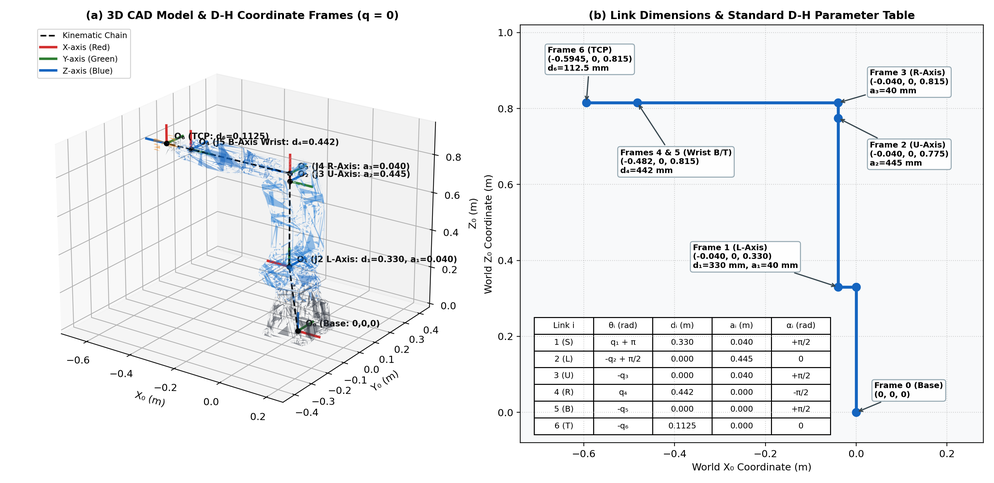
#> input picture report_figures/fig1_coordinate_frames_dh.png, 994 x 483 px, shrunk from 3080 x 1496 before the run, found by its file name
$ python build_pdf_report.py
#> lines starting #> are read from the running program, lines starting #| are printed output that depends on the picture
#!/usr/bin/env python3
"""Generates a multi-page A4 PDF report (Project_Report.pdf) with equations, tables, code snippets, and all 6 figures."""

import os
import matplotlib
matplotlib.use("Agg")
import matplotlib.pyplot as plt
from matplotlib.backends.backend_pdf import PdfPages
import matplotlib.image as mpimg

FIG_DIR = "/home/chirantha-akarsha/Robotics/report_figures"
PDF_PATH = "/home/chirantha-akarsha/Robotics/Project_Report.pdf"


def add_title_and_kinematics_page(pdf):
    fig = plt.figure(figsize=(8.27, 11.69), dpi=200)
    ax = fig.add_axes([0, 0, 1, 1])
    ax.axis("off")

    y = 0.95
    ax.text(0.5, y, "EN3563 — Robotics Mini Project Report", ha="center", va="top", fontsize=16, fontweight="bold", color="#0d47a1")
    y -= 0.03
    ax.text(0.5, y, "Implementation of a 6-DoF YASKAWA GP7 Robot Arm for Upright Pick-and-Place", ha="center", va="top", fontsize=11.5, fontweight="bold")
    y -= 0.025
    ax.text(0.5, y, "Group Members:   [Member 1 - Index No.]    |    [Member 2 - Index No.]    |    [Member 3 - Index No.]", ha="center", va="top", fontsize=9.5, color="#333")

    y -= 0.035
    ax.text(0.06, y, "1. Coordinate Frame Assignment & Denavit–Hartenberg (D-H) Parameter Table", fontsize=11, fontweight="bold", color="#0d47a1")
    y -= 0.022
    intro_txt = (
        "The YASKAWA GP7 6-DoF manipulator is placed at the origin (0, 0, 0). Box A (30 cm × 30 cm × 20 cm) is placed at\n"
        "(0.5 m, 0.5 m, 0) and Box B (5 cm × 5 cm × 5 cm) is placed at a random reachable ground coordinate (x_B, y_B, 0).\n"
        "Dimensions measured from the SolidWorks CAD / URDF model: d₁ = 0.330 m, a₁ = 0.040 m, a₂ = 0.445 m, a₃ = 0.040 m,\n"
        "d₄ = 0.442 m, and d₆ = 0.1125 m (wrist center to parallel-jaw gripper Tool Center Point)."
    )
    ax.text(0.06, y, intro_txt, va="top", fontsize=8.8, linespacing=1.35)

    # D-H Table
    table_data = [
        ["1 (S-Axis)", "q₁ + π",     "0.330", "0.040", "+π/2", "Revolute"],
        ["2 (L-Axis)", "-q₂ + π/2",  "0.000", "0.445", "0",    "Revolute"],
        ["3 (U-Axis)", "-q₃",        "0.000", "0.040", "+π/2", "Revolute"],
        ["4 (R-Axis)", "q₄",         "0.442", "0.000", "-π/2", "Revolute"],
        ["5 (B-Axis)", "-q₅",        "0.000", "0.000", "+π/2", "Revolute"],
        ["6 (T-Axis)", "-q₆",        "0.1125","0.000", "0",    "Revolute (TCP)"],
    ]
    cols = ["Link i", "θᵢ (rad)", "dᵢ (m)", "aᵢ (m)", "αᵢ (rad)", "Joint Type"]
    tbl_ax = fig.add_axes([0.08, 0.65, 0.84, 0.14])
    tbl_ax.axis("off")
    tbl = tbl_ax.table(cellText=table_data, colLabels=cols, loc="center", cellLoc="center", bbox=[0, 0, 1, 1])
    tbl.auto_set_font_size(False)
    tbl.set_fontsize(8.5)

    # Embed Fig 1
    img1 = mpimg.imread(os.path.join(FIG_DIR, "fig1_coordinate_frames_dh.png"))
#> img1 is the input picture: shape (483, 994, 4) float32; mean R, G, B, A 0.935, 0.939, 0.944, 1
    img_ax = fig.add_axes([0.05, 0.31, 0.90, 0.32])
    img_ax.imshow(img1)
    img_ax.axis("off")

    y = 0.29
    ax.text(0.06, y, "2. Forward & Inverse Kinematics Summary", fontsize=11, fontweight="bold", color="#0d47a1")
    y -= 0.022
    fk_ik_txt = (
        "• Forward Kinematics:  T₀⁶(q) = A₁(q₁) A₂(q₂) A₃(q₃) A₄(q₄) A₅(q₅) A₆(q₆), where Aᵢ = Rot_z(θᵢ) Trans_z(dᵢ) Trans_x(aᵢ) Rot_x(αᵢ).\n"
        "• Kinematic Decoupling (Wrist Center):  p_wc = p_TCP - d₆ R₀⁶ ẑ₆ = [x_w, y_w, z_w]ᵀ.\n"
        "• Position IK (Joints 1–3):  q₁ = atan2(y_w, x_w) - π ;   r = √(x_w² + y_w²) - a₁ ,   s = z_w - d₁ ;\n"
        "  L₃₄ = √(a₃² + d₄²) = 0.44381 m,  ψ = atan2(d₄, a₃) = 84.829° ;  cos(γ) = (r² + s² - a₂² - L₃₄²) / (2 a₂ L₃₄),\n"
        "  γ = atan2(-√(1 - cos²γ), cos γ) ;  q₃ = -(γ + ψ) ;  q₂ = π/2 - [atan2(s, r) - atan2(L₃₄ sin γ, a₂ + L₃₄ cos γ)].\n"
        "• Spherical Wrist IK (Joints 4–6) & Upright Box B Invariant:  R₃⁶ = (R₀³)ᵀ R₀⁶.\n"
        "  For upright Box B orientation R₀⁶ = diag(1, -1, -1) (Roll = 0°, Pitch = 0°, Yaw = 0°):\n"
        "      q₄(t) = 0°,     q₅(t) = 90° - (q₂(t) + q₃(t)),     q₆(t) = q₁(t) ± 180°.\n"
        "• Differential Kinematics (Velocity Control):  q̇(t) = Jᵀ(q) [J(q) Jᵀ(q) + λ² I]⁻¹ [v_TCP(t)ᵀ, 0, 0, 0]ᵀ."
    )
    ax.text(0.06, y, fk_ik_txt, va="top", fontsize=8.4, linespacing=1.38, family="monospace")

    pdf.savefig(fig)
    plt.close(fig)


def add_figures_page(pdf, fig_files, page_title):
    fig = plt.figure(figsize=(8.27, 11.69), dpi=200)
    ax = fig.add_axes([0, 0, 1, 1])
    ax.axis("off")
    ax.text(0.5, 0.965, page_title, ha="center", va="top", fontsize=13, fontweight="bold", color="#0d47a1")

    n = len(fig_files)
    top = 0.93
    height = 0.86 / n
    for i, fname in enumerate(fig_files):
        img = mpimg.imread(os.path.join(FIG_DIR, fname))
        sub = fig.add_axes([0.05, top - (i + 1) * height + 0.01, 0.90, height - 0.02])
        sub.imshow(img)
        sub.axis("off")

    pdf.savefig(fig)
    plt.close(fig)


if __name__ == "__main__":
    with PdfPages(PDF_PATH) as pdf:
        add_title_and_kinematics_page(pdf)
        add_figures_page(
            pdf,
            ["fig2_velocity_profiles.png", "fig3_trajectory_3d.png"],
            "3. Smooth Velocity Profiles & 3D Upright Pick-and-Place Trajectory",
        )
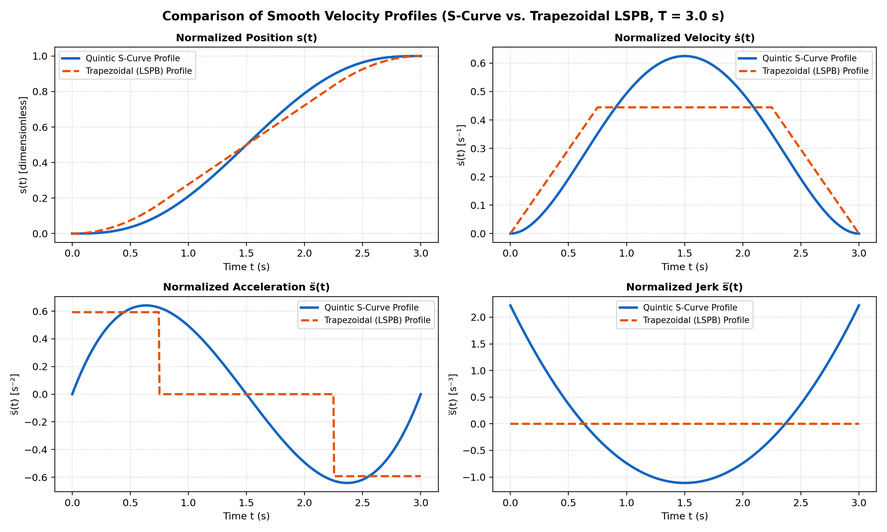
#> input picture report_figures/fig2_velocity_profiles.png, 887 x 532 px, shrunk from 2750 x 1650 before the run, found by its file name
#> in add_figures_page, img is the input picture: shape (532, 887, 4) float32; mean R, G, B, A 0.961, 0.961, 0.963, 1
#> pass 2 of the loop in add_figures_page, `for i, fname in enumerate(fig_files):`:
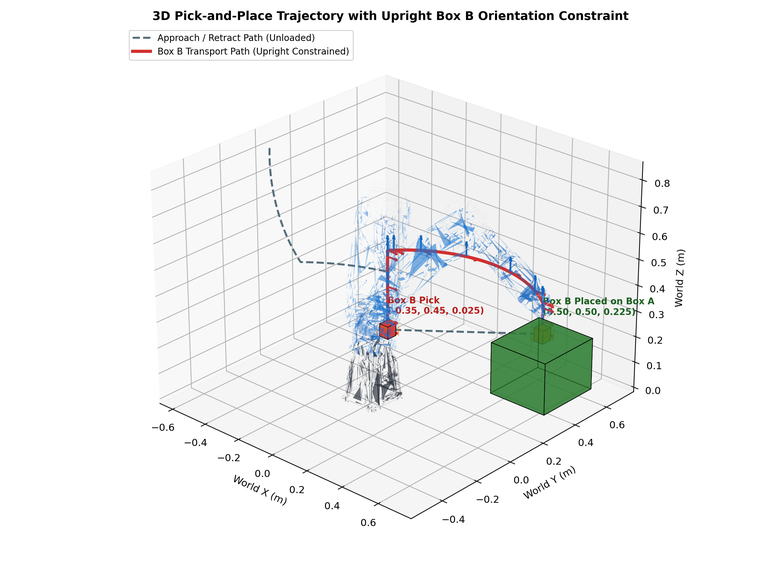
#> input picture report_figures/fig3_trajectory_3d.png, 781 x 568 px, shrunk from 2420 x 1760 before the run, found by its file name
#> in add_figures_page, img is the input picture: shape (568, 781, 4) float32; mean R, G, B, A 0.949, 0.954, 0.952, 1
#> in add_figures_page, `pdf.savefig(fig)`:
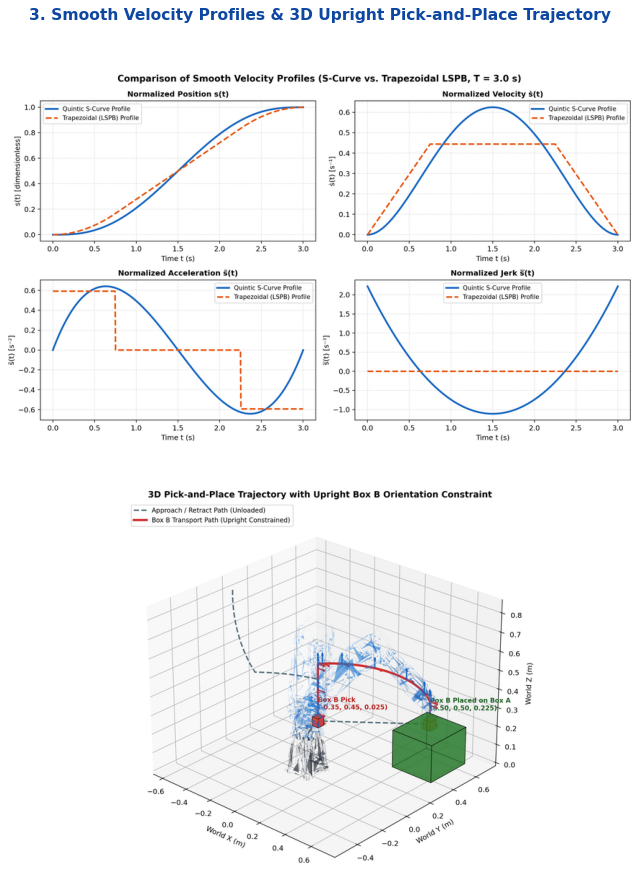
#> figure drawn by matplotlib, 2 panels
        add_figures_page(
            pdf,
            ["fig4_joint_angles_velocities.png", "fig5_upright_orientation_verification.png"],
            "4. Joint Angles, Jacobian Velocity Control & Upright Orientation Verification",
        )
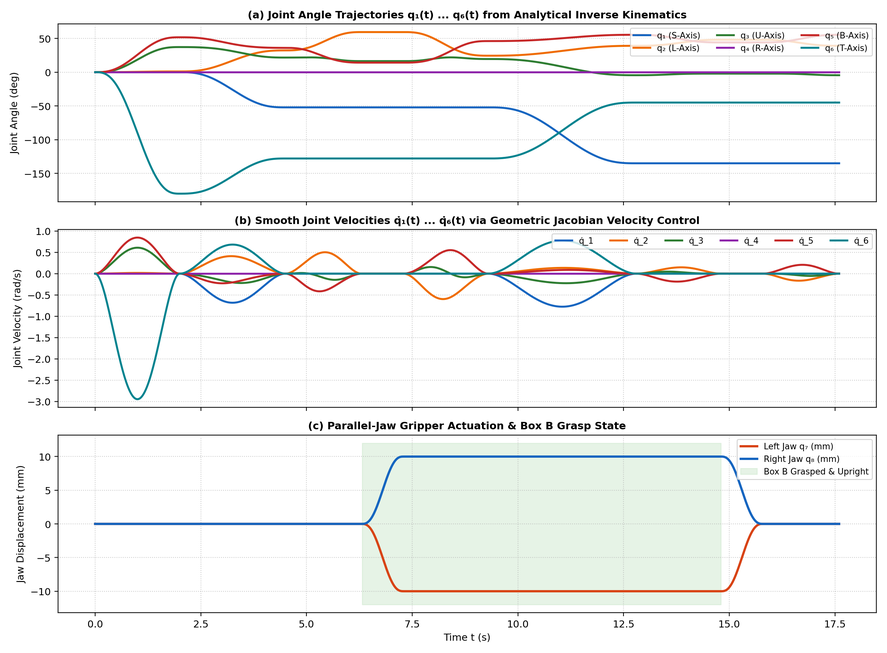
#> input picture report_figures/fig4_joint_angles_velocities.png, 887 x 653 px, shrunk from 2750 x 2023 before the run, found by its file name
#> in add_figures_page, img is the input picture: shape (653, 887, 4) float32; mean R, G, B, A 0.949, 0.951, 0.949, 1
#> pass 2 of the loop in add_figures_page, `for i, fname in enumerate(fig_files):`:
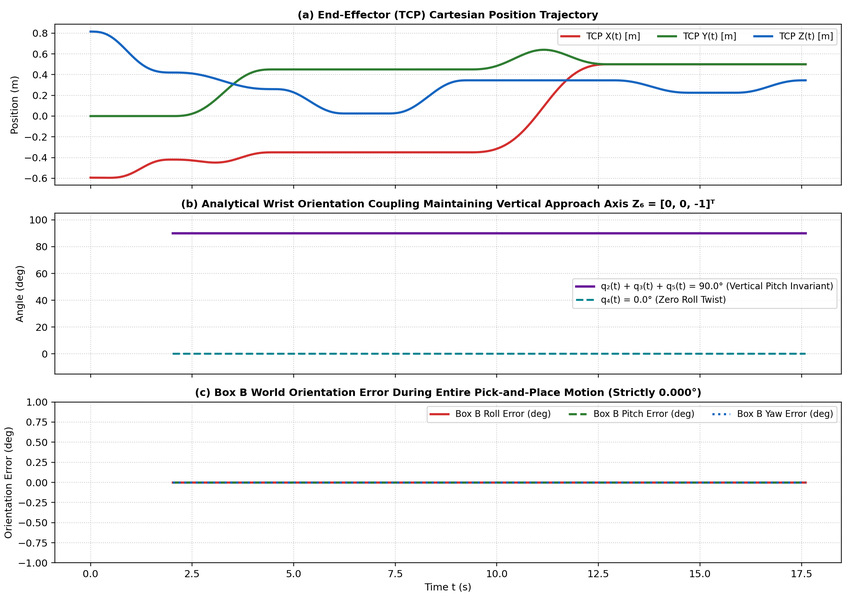
#> input picture report_figures/fig5_upright_orientation_verification.png, 852 x 603 px, shrunk from 2640 x 1870 before the run, found by its file name
#> in add_figures_page, img is the input picture: shape (603, 852, 4) float32; mean R, G, B, A 0.96, 0.96, 0.962, 1
#> in add_figures_page (call 2), `pdf.savefig(fig)`:
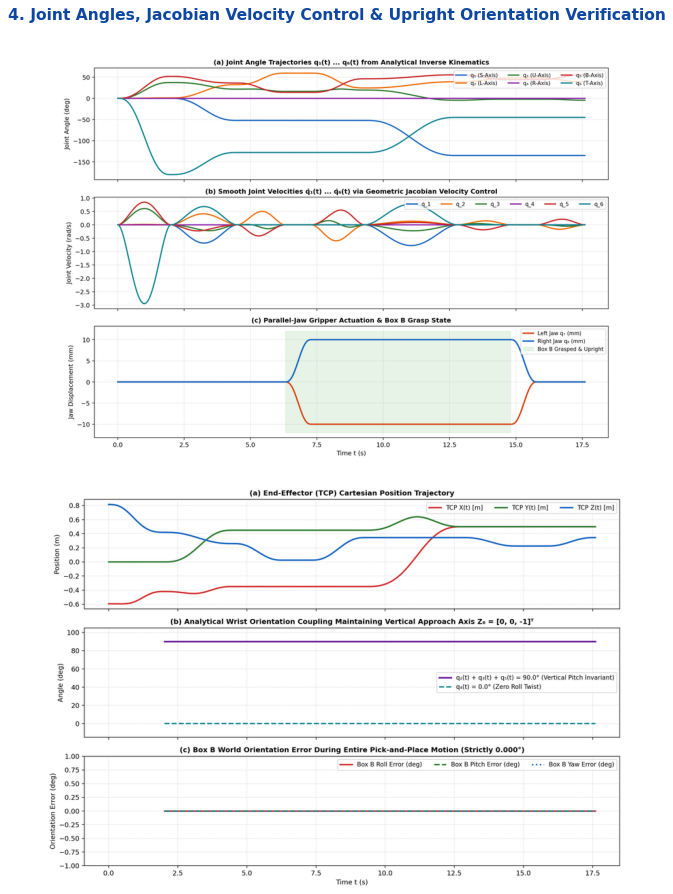
#> figure drawn by matplotlib, 2 panels
        add_figures_page(
            pdf,
            ["fig6_simulation_sequence.png"],
            "5. 3D CAD Pick-and-Place Simulation Sequence (Box A at (0.5 m, 0.5 m, 0))",
        )
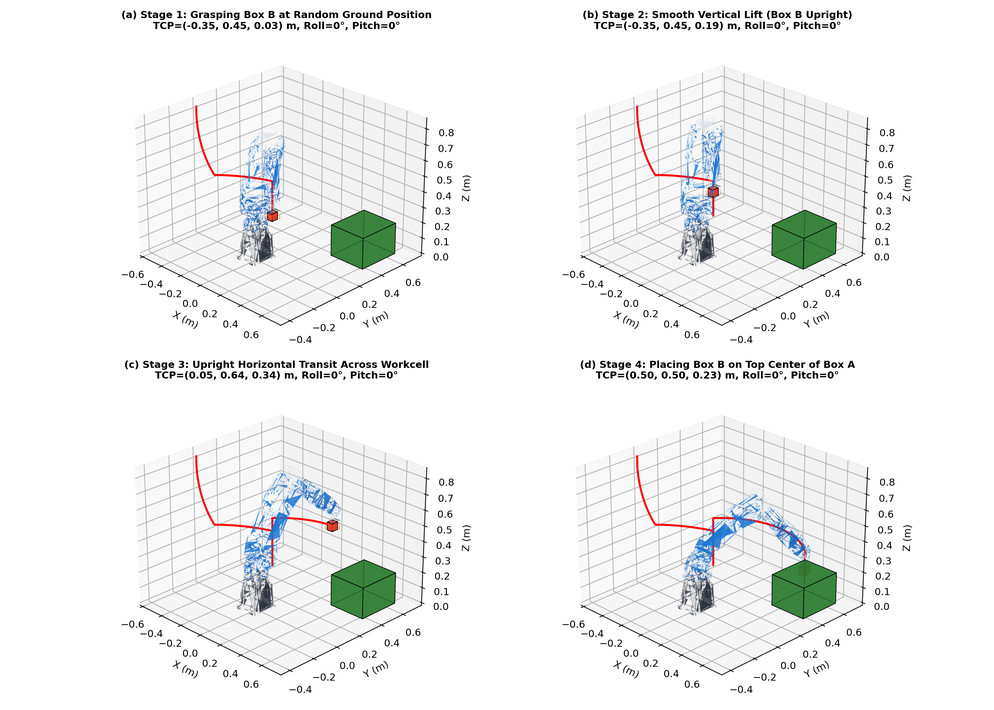
#> input picture report_figures/fig6_simulation_sequence.png, 994 x 710 px, shrunk from 3080 x 2200 before the run, found by its file name
#> in add_figures_page, img is the input picture: shape (710, 994, 4) float32; mean R, G, B, A 0.943, 0.947, 0.945, 1
    print(f"Saved compiled PDF report to {PDF_PATH}")
